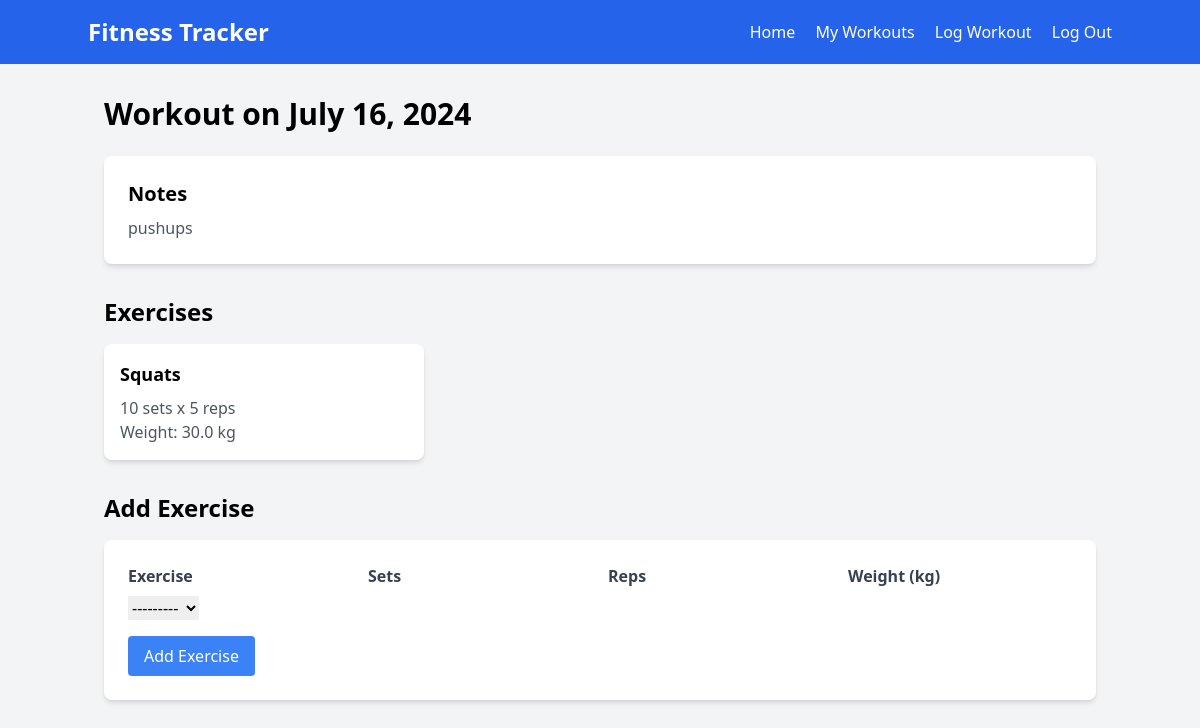
The app's page /workouts/workout/1/ (signed in) with its own data.
### workouts/models.py (models this page shows, shortened)
class Workout(models.Model):
    user = models.ForeignKey(User, on_delete=models.CASCADE)
    date = models.DateField()
    notes = models.TextField(blank=True)

class WorkoutExercise(models.Model):
    workout = models.ForeignKey(Workout, on_delete=models.CASCADE)
    exercise = models.ForeignKey(Exercise, on_delete=models.CASCADE)
    sets = models.IntegerField()
    reps = models.IntegerField()
    weight = models.FloatField(null=True, blank=True)

class Exercise(models.Model):
    name = models.CharField(max_length=100)
    description = models.TextField(blank=True)
    def __str__(self):
        return self.name

### workouts/views.py (the view)
# urls.py: path('workout/<int:workout_id>/', views.workout_detail, name='workout_detail'),
@login_required
def workout_detail(request, workout_id):
    workout = Workout.objects.get(id=workout_id, user=request.user)
    exercises = WorkoutExercise.objects.filter(workout=workout)
    if request.method == 'POST':
        form = WorkoutExerciseForm(request.POST)
        if form.is_valid():
            workout_exercise = form.save(commit=False)
            workout_exercise.workout = workout
            workout_exercise.save()
            return redirect('workout_detail', workout_id=workout.id)
    else:
        form = WorkoutExerciseForm()
    return render(request, 'workouts/workout_detail.html', {
        'workout': workout,
        'exercises': exercises,
        'form': form
    })

### workouts/views.py
class WorkoutExerciseForm(forms.ModelForm):
    class Meta:
        model = WorkoutExercise
        fields = ['exercise', 'sets', 'reps', 'weight']

### workouts/templates/workouts/workout_detail.html (shortened to what this page needs)
{% extends 'base.html' %}
{% block content %}
    <h1 class="text-3xl font-bold mb-6">Workout on {{ workout.date|date:"F j, Y" }}</h1>
    <div class="bg-white p-6 rounded-lg shadow-md mb-8">
        <h2 class="text-xl font-semibold mb-2">Notes</h2>
        <p class="text-gray-600">{{ workout.notes }}</p>
    </div>
    <h2 class="text-2xl font-bold mb-4">Exercises</h2>
    {% if exercises %}
        <div class="grid gap-4 grid-cols-1 md:grid-cols-2 lg:grid-cols-3 mb-8">
            {% for exercise in exercises %}
                <div class="bg-white p-4 rounded-lg shadow-md">
                    <h3 class="text-lg font-semibold mb-2">{{ exercise.exercise.name }}</h3>
                    <p class="text-gray-600">{{ exercise.sets }} sets x {{ exercise.reps }} reps</p>
                    {% if exercise.weight %}
                        <p class="text-gray-600">Weight: {{ exercise.weight }} kg</p>
                    {% endif %}
                </div>
            {% endfor %}
        </div>
    {% else %}
        <p class="text-xl text-gray-600 mb-8">No exercises added to this workout yet.</p>
    {% endif %}
    <h2 class="text-2xl font-bold mb-4">Add Exercise</h2>
    <form method="post" class="bg-white p-6 rounded-lg shadow-md">
        <div class="grid gap-4 grid-cols-1 md:grid-cols-2 lg:grid-cols-4">
            <div>
                <label for="{{ form.exercise.id_for_label }}" class="block text-gray-700 font-bold mb-2">Exercise</label>
                {{ form.exercise }}
            </div>
            <div>
                <label for="{{ form.sets.id_for_label }}" class="block text-gray-700 font-bold mb-2">Sets</label>
                {{ form.sets }}
            </div>
            <div>
                <label for="{{ form.reps.id_for_label }}" class="block text-gray-700 font-bold mb-2">Reps</label>
                {{ form.reps }}
            </div>
            <div>
                <label for="{{ form.weight.id_for_label }}" class="block text-gray-700 font-bold mb-2">Weight (kg)</label>
                {{ form.weight }}
            </div>
        </div>
        <button type="submit" class="mt-4 bg-blue-500 text-white px-4 py-2 rounded hover:bg-blue-600">Add Exercise</button>
    </form>
{% endblock %}

### records on screen
Workout: date "July 16, 2024", notes "pushups"
WorkoutExercise: exercise.name "Squats", sets "10", reps "5", weight "30.0"
